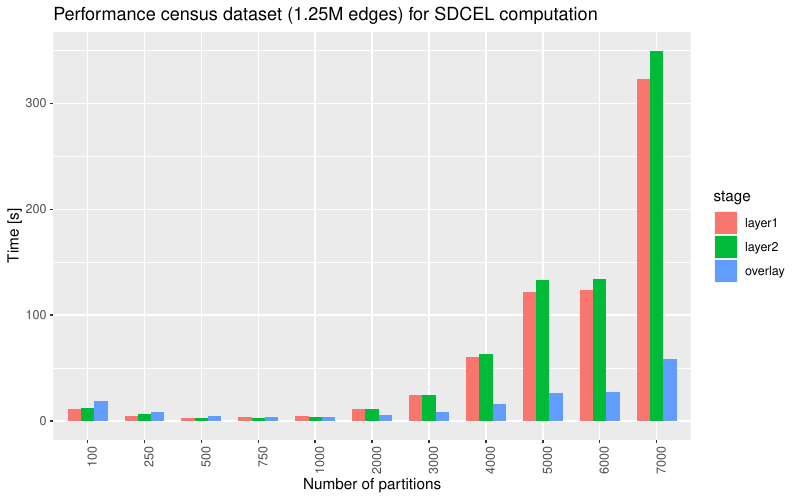

Recreate this plot in R.
library(tidyverse)
setwd("~/RIDIR/Data/4S/S1")

data0 = enframe(read_lines("perf1M.txt"), value="line")

data1 = data0 %>%
  filter(str_detect(line, 'TIME')) 

fields = c("ts","start","appId","time","tag","stage","partitions")
data2 = data1 %>% 
  separate(sep = "\\|", col = "line", into = fields, extra = "drop") %>%
  filter(stage == "layer1" | stage == "layer2" | stage == "overlay") %>%
  select(time, stage, partitions, appId) %>%
  mutate(time = as.numeric(time) / 1000.0) %>%
  mutate(partitions = fct_relevel(partitions, "100", "250" , "500", "750", "1000", "2000", "3000", "4000", "5000")) %>%
  add_column(size = "1.25M")

data3 = data2 %>%
  group_by(partitions, stage, size) %>% summarise(time = mean(time)) 

write_tsv(data3, "perf1M.tsv")

p = ggplot(data3, aes(x = partitions, y = time, fill = stage)) + 
  geom_col(width = 0.7, position="dodge") + 
  theme(axis.text.x = element_text(angle = 90, hjust = 1)) +
  labs(x="Number of partitions", y="Time [s]", title=paste0("Performance census dataset (1.25M edges) for SDCEL computation"))
plot(p)

ggsave(paste0("perf1M.pdf"), width = 8, height = 5)